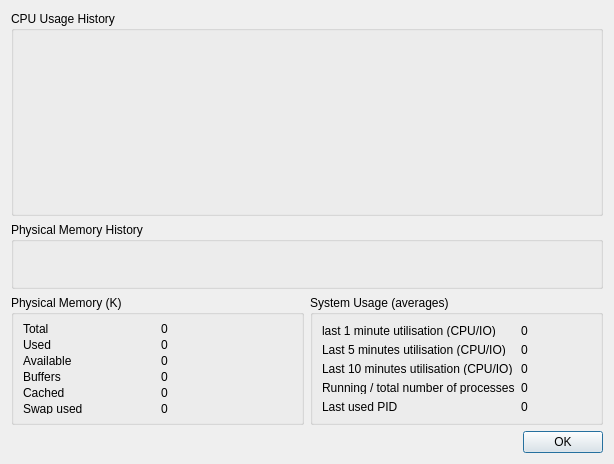
<?xml version="1.0" encoding="UTF-8"?>
<ui version="4.0">
 <class>Dialog</class>
 <widget class="QDialog" name="Dialog">
  <property name="geometry">
   <rect>
    <x>0</x>
    <y>0</y>
    <width>614</width>
    <height>459</height>
   </rect>
  </property>
  <property name="sizePolicy">
   <sizepolicy hsizetype="Minimum" vsizetype="Preferred">
    <horstretch>0</horstretch>
    <verstretch>0</verstretch>
   </sizepolicy>
  </property>
  <property name="windowTitle">
   <string>System Information</string>
  </property>
  <layout class="QVBoxLayout" name="verticalLayout">
   <item>
    <widget class="QGroupBox" name="groupBox">
     <property name="title">
      <string>CPU Usage History</string>
     </property>
     <layout class="QGridLayout" name="gridLayout">
      <property name="margin">
       <number>2</number>
      </property>
      <item row="0" column="0">
       <widget class="QwtPlotFixed" name="qwtPlotCpuHist_01">
        <property name="sizePolicy">
         <sizepolicy hsizetype="Preferred" vsizetype="Preferred">
          <horstretch>0</horstretch>
          <verstretch>0</verstretch>
         </sizepolicy>
        </property>
        <property name="minimumSize">
         <size>
          <width>40</width>
          <height>40</height>
         </size>
        </property>
        <property name="sizeIncrement">
         <size>
          <width>2</width>
          <height>2</height>
         </size>
        </property>
       </widget>
      </item>
      <item row="0" column="1">
       <widget class="QwtPlotFixed" name="qwtPlotCpuHist_02">
        <property name="sizePolicy">
         <sizepolicy hsizetype="Preferred" vsizetype="Preferred">
          <horstretch>0</horstretch>
          <verstretch>0</verstretch>
         </sizepolicy>
        </property>
        <property name="minimumSize">
         <size>
          <width>40</width>
          <height>40</height>
         </size>
        </property>
        <property name="sizeIncrement">
         <size>
          <width>2</width>
          <height>2</height>
         </size>
        </property>
       </widget>
      </item>
      <item row="0" column="2">
       <widget class="QwtPlotFixed" name="qwtPlotCpuHist_03">
        <property name="sizePolicy">
         <sizepolicy hsizetype="Preferred" vsizetype="Preferred">
          <horstretch>0</horstretch>
          <verstretch>0</verstretch>
         </sizepolicy>
        </property>
        <property name="minimumSize">
         <size>
          <width>40</width>
          <height>40</height>
         </size>
        </property>
        <property name="sizeIncrement">
         <size>
          <width>2</width>
          <height>2</height>
         </size>
        </property>
       </widget>
      </item>
      <item row="0" column="3">
       <widget class="QwtPlotFixed" name="qwtPlotCpuHist_04">
        <property name="sizePolicy">
         <sizepolicy hsizetype="Preferred" vsizetype="Preferred">
          <horstretch>0</horstretch>
          <verstretch>0</verstretch>
         </sizepolicy>
        </property>
        <property name="minimumSize">
         <size>
          <width>40</width>
          <height>40</height>
         </size>
        </property>
        <property name="sizeIncrement">
         <size>
          <width>2</width>
          <height>2</height>
         </size>
        </property>
       </widget>
      </item>
      <item row="0" column="4">
       <widget class="QwtPlotFixed" name="qwtPlotCpuHist_05">
        <property name="sizePolicy">
         <sizepolicy hsizetype="Preferred" vsizetype="Preferred">
          <horstretch>0</horstretch>
          <verstretch>0</verstretch>
         </sizepolicy>
        </property>
        <property name="minimumSize">
         <size>
          <width>40</width>
          <height>40</height>
         </size>
        </property>
        <property name="sizeIncrement">
         <size>
          <width>2</width>
          <height>2</height>
         </size>
        </property>
       </widget>
      </item>
      <item row="0" column="5">
       <widget class="QwtPlotFixed" name="qwtPlotCpuHist_06">
        <property name="sizePolicy">
         <sizepolicy hsizetype="Preferred" vsizetype="Preferred">
          <horstretch>0</horstretch>
          <verstretch>0</verstretch>
         </sizepolicy>
        </property>
        <property name="minimumSize">
         <size>
          <width>40</width>
          <height>40</height>
         </size>
        </property>
        <property name="sizeIncrement">
         <size>
          <width>2</width>
          <height>2</height>
         </size>
        </property>
       </widget>
      </item>
      <item row="0" column="6">
       <widget class="QwtPlotFixed" name="qwtPlotCpuHist_07">
        <property name="sizePolicy">
         <sizepolicy hsizetype="Preferred" vsizetype="Preferred">
          <horstretch>0</horstretch>
          <verstretch>0</verstretch>
         </sizepolicy>
        </property>
        <property name="minimumSize">
         <size>
          <width>40</width>
          <height>40</height>
         </size>
        </property>
        <property name="sizeIncrement">
         <size>
          <width>2</width>
          <height>2</height>
         </size>
        </property>
       </widget>
      </item>
      <item row="0" column="7">
       <widget class="QwtPlotFixed" name="qwtPlotCpuHist_08">
        <property name="sizePolicy">
         <sizepolicy hsizetype="Preferred" vsizetype="Preferred">
          <horstretch>0</horstretch>
          <verstretch>0</verstretch>
         </sizepolicy>
        </property>
        <property name="minimumSize">
         <size>
          <width>40</width>
          <height>40</height>
         </size>
        </property>
        <property name="sizeIncrement">
         <size>
          <width>2</width>
          <height>2</height>
         </size>
        </property>
       </widget>
      </item>
      <item row="1" column="0">
       <widget class="QwtPlotFixed" name="qwtPlotCpuHist_09">
        <property name="sizePolicy">
         <sizepolicy hsizetype="Preferred" vsizetype="Preferred">
          <horstretch>0</horstretch>
          <verstretch>0</verstretch>
         </sizepolicy>
        </property>
        <property name="minimumSize">
         <size>
          <width>40</width>
          <height>40</height>
         </size>
        </property>
        <property name="sizeIncrement">
         <size>
          <width>2</width>
          <height>2</height>
         </size>
        </property>
       </widget>
      </item>
      <item row="1" column="1">
       <widget class="QwtPlotFixed" name="qwtPlotCpuHist_10">
        <property name="sizePolicy">
         <sizepolicy hsizetype="Preferred" vsizetype="Preferred">
          <horstretch>0</horstretch>
          <verstretch>0</verstretch>
         </sizepolicy>
        </property>
        <property name="minimumSize">
         <size>
          <width>40</width>
          <height>40</height>
         </size>
        </property>
        <property name="sizeIncrement">
         <size>
          <width>2</width>
          <height>2</height>
         </size>
        </property>
       </widget>
      </item>
      <item row="1" column="2">
       <widget class="QwtPlotFixed" name="qwtPlotCpuHist_11">
        <property name="sizePolicy">
         <sizepolicy hsizetype="Preferred" vsizetype="Preferred">
          <horstretch>0</horstretch>
          <verstretch>0</verstretch>
         </sizepolicy>
        </property>
        <property name="minimumSize">
         <size>
          <width>40</width>
          <height>40</height>
         </size>
        </property>
        <property name="sizeIncrement">
         <size>
          <width>2</width>
          <height>2</height>
         </size>
        </property>
       </widget>
      </item>
      <item row="1" column="3">
       <widget class="QwtPlotFixed" name="qwtPlotCpuHist_12">
        <property name="sizePolicy">
         <sizepolicy hsizetype="Preferred" vsizetype="Preferred">
          <horstretch>0</horstretch>
          <verstretch>0</verstretch>
         </sizepolicy>
        </property>
        <property name="minimumSize">
         <size>
          <width>40</width>
          <height>40</height>
         </size>
        </property>
        <property name="sizeIncrement">
         <size>
          <width>2</width>
          <height>2</height>
         </size>
        </property>
       </widget>
      </item>
      <item row="1" column="4">
       <widget class="QwtPlotFixed" name="qwtPlotCpuHist_13">
        <property name="sizePolicy">
         <sizepolicy hsizetype="Preferred" vsizetype="Preferred">
          <horstretch>0</horstretch>
          <verstretch>0</verstretch>
         </sizepolicy>
        </property>
        <property name="minimumSize">
         <size>
          <width>40</width>
          <height>40</height>
         </size>
        </property>
        <property name="sizeIncrement">
         <size>
          <width>2</width>
          <height>2</height>
         </size>
        </property>
       </widget>
      </item>
      <item row="1" column="5">
       <widget class="QwtPlotFixed" name="qwtPlotCpuHist_14">
        <property name="sizePolicy">
         <sizepolicy hsizetype="Preferred" vsizetype="Preferred">
          <horstretch>0</horstretch>
          <verstretch>0</verstretch>
         </sizepolicy>
        </property>
        <property name="minimumSize">
         <size>
          <width>40</width>
          <height>40</height>
         </size>
        </property>
        <property name="sizeIncrement">
         <size>
          <width>2</width>
          <height>2</height>
         </size>
        </property>
       </widget>
      </item>
      <item row="1" column="6">
       <widget class="QwtPlotFixed" name="qwtPlotCpuHist_15">
        <property name="sizePolicy">
         <sizepolicy hsizetype="Preferred" vsizetype="Preferred">
          <horstretch>0</horstretch>
          <verstretch>0</verstretch>
         </sizepolicy>
        </property>
        <property name="minimumSize">
         <size>
          <width>40</width>
          <height>40</height>
         </size>
        </property>
        <property name="sizeIncrement">
         <size>
          <width>2</width>
          <height>2</height>
         </size>
        </property>
       </widget>
      </item>
      <item row="1" column="7">
       <widget class="QwtPlotFixed" name="qwtPlotCpuHist_16">
        <property name="sizePolicy">
         <sizepolicy hsizetype="Preferred" vsizetype="Preferred">
          <horstretch>0</horstretch>
          <verstretch>0</verstretch>
         </sizepolicy>
        </property>
        <property name="minimumSize">
         <size>
          <width>40</width>
          <height>40</height>
         </size>
        </property>
        <property name="sizeIncrement">
         <size>
          <width>2</width>
          <height>2</height>
         </size>
        </property>
       </widget>
      </item>
      <item row="2" column="0">
       <widget class="QwtPlotFixed" name="qwtPlotCpuHist_17">
        <property name="sizePolicy">
         <sizepolicy hsizetype="Preferred" vsizetype="Preferred">
          <horstretch>0</horstretch>
          <verstretch>0</verstretch>
         </sizepolicy>
        </property>
        <property name="minimumSize">
         <size>
          <width>40</width>
          <height>40</height>
         </size>
        </property>
        <property name="sizeIncrement">
         <size>
          <width>2</width>
          <height>2</height>
         </size>
        </property>
       </widget>
      </item>
      <item row="2" column="1">
       <widget class="QwtPlotFixed" name="qwtPlotCpuHist_18">
        <property name="sizePolicy">
         <sizepolicy hsizetype="Preferred" vsizetype="Preferred">
          <horstretch>0</horstretch>
          <verstretch>0</verstretch>
         </sizepolicy>
        </property>
        <property name="minimumSize">
         <size>
          <width>40</width>
          <height>40</height>
         </size>
        </property>
        <property name="sizeIncrement">
         <size>
          <width>2</width>
          <height>2</height>
         </size>
        </property>
       </widget>
      </item>
      <item row="2" column="2">
       <widget class="QwtPlotFixed" name="qwtPlotCpuHist_19">
        <property name="sizePolicy">
         <sizepolicy hsizetype="Preferred" vsizetype="Preferred">
          <horstretch>0</horstretch>
          <verstretch>0</verstretch>
         </sizepolicy>
        </property>
        <property name="minimumSize">
         <size>
          <width>40</width>
          <height>40</height>
         </size>
        </property>
        <property name="sizeIncrement">
         <size>
          <width>2</width>
          <height>2</height>
         </size>
        </property>
       </widget>
      </item>
      <item row="2" column="3">
       <widget class="QwtPlotFixed" name="qwtPlotCpuHist_20">
        <property name="sizePolicy">
         <sizepolicy hsizetype="Preferred" vsizetype="Preferred">
          <horstretch>0</horstretch>
          <verstretch>0</verstretch>
         </sizepolicy>
        </property>
        <property name="minimumSize">
         <size>
          <width>40</width>
          <height>40</height>
         </size>
        </property>
        <property name="sizeIncrement">
         <size>
          <width>2</width>
          <height>2</height>
         </size>
        </property>
       </widget>
      </item>
      <item row="2" column="4">
       <widget class="QwtPlotFixed" name="qwtPlotCpuHist_21">
        <property name="sizePolicy">
         <sizepolicy hsizetype="Preferred" vsizetype="Preferred">
          <horstretch>0</horstretch>
          <verstretch>0</verstretch>
         </sizepolicy>
        </property>
        <property name="minimumSize">
         <size>
          <width>40</width>
          <height>40</height>
         </size>
        </property>
        <property name="sizeIncrement">
         <size>
          <width>2</width>
          <height>2</height>
         </size>
        </property>
       </widget>
      </item>
      <item row="2" column="5">
       <widget class="QwtPlotFixed" name="qwtPlotCpuHist_22">
        <property name="sizePolicy">
         <sizepolicy hsizetype="Preferred" vsizetype="Preferred">
          <horstretch>0</horstretch>
          <verstretch>0</verstretch>
         </sizepolicy>
        </property>
        <property name="minimumSize">
         <size>
          <width>40</width>
          <height>40</height>
         </size>
        </property>
        <property name="sizeIncrement">
         <size>
          <width>2</width>
          <height>2</height>
         </size>
        </property>
       </widget>
      </item>
      <item row="2" column="6">
       <widget class="QwtPlotFixed" name="qwtPlotCpuHist_23">
        <property name="sizePolicy">
         <sizepolicy hsizetype="Preferred" vsizetype="Preferred">
          <horstretch>0</horstretch>
          <verstretch>0</verstretch>
         </sizepolicy>
        </property>
        <property name="minimumSize">
         <size>
          <width>40</width>
          <height>40</height>
         </size>
        </property>
        <property name="sizeIncrement">
         <size>
          <width>2</width>
          <height>2</height>
         </size>
        </property>
       </widget>
      </item>
      <item row="2" column="7">
       <widget class="QwtPlotFixed" name="qwtPlotCpuHist_24">
        <property name="sizePolicy">
         <sizepolicy hsizetype="Preferred" vsizetype="Preferred">
          <horstretch>0</horstretch>
          <verstretch>0</verstretch>
         </sizepolicy>
        </property>
        <property name="minimumSize">
         <size>
          <width>40</width>
          <height>40</height>
         </size>
        </property>
        <property name="sizeIncrement">
         <size>
          <width>2</width>
          <height>2</height>
         </size>
        </property>
       </widget>
      </item>
      <item row="3" column="0">
       <widget class="QwtPlotFixed" name="qwtPlotCpuHist_25">
        <property name="sizePolicy">
         <sizepolicy hsizetype="Preferred" vsizetype="Preferred">
          <horstretch>0</horstretch>
          <verstretch>0</verstretch>
         </sizepolicy>
        </property>
        <property name="minimumSize">
         <size>
          <width>40</width>
          <height>40</height>
         </size>
        </property>
        <property name="sizeIncrement">
         <size>
          <width>2</width>
          <height>2</height>
         </size>
        </property>
       </widget>
      </item>
      <item row="3" column="1">
       <widget class="QwtPlotFixed" name="qwtPlotCpuHist_26">
        <property name="sizePolicy">
         <sizepolicy hsizetype="Preferred" vsizetype="Preferred">
          <horstretch>0</horstretch>
          <verstretch>0</verstretch>
         </sizepolicy>
        </property>
        <property name="minimumSize">
         <size>
          <width>40</width>
          <height>40</height>
         </size>
        </property>
        <property name="sizeIncrement">
         <size>
          <width>2</width>
          <height>2</height>
         </size>
        </property>
       </widget>
      </item>
      <item row="3" column="2">
       <widget class="QwtPlotFixed" name="qwtPlotCpuHist_27">
        <property name="sizePolicy">
         <sizepolicy hsizetype="Preferred" vsizetype="Preferred">
          <horstretch>0</horstretch>
          <verstretch>0</verstretch>
         </sizepolicy>
        </property>
        <property name="minimumSize">
         <size>
          <width>40</width>
          <height>40</height>
         </size>
        </property>
        <property name="sizeIncrement">
         <size>
          <width>2</width>
          <height>2</height>
         </size>
        </property>
       </widget>
      </item>
      <item row="3" column="3">
       <widget class="QwtPlotFixed" name="qwtPlotCpuHist_28">
        <property name="sizePolicy">
         <sizepolicy hsizetype="Preferred" vsizetype="Preferred">
          <horstretch>0</horstretch>
          <verstretch>0</verstretch>
         </sizepolicy>
        </property>
        <property name="minimumSize">
         <size>
          <width>40</width>
          <height>40</height>
         </size>
        </property>
        <property name="sizeIncrement">
         <size>
          <width>2</width>
          <height>2</height>
         </size>
        </property>
       </widget>
      </item>
      <item row="3" column="4">
       <widget class="QwtPlotFixed" name="qwtPlotCpuHist_29">
        <property name="sizePolicy">
         <sizepolicy hsizetype="Preferred" vsizetype="Preferred">
          <horstretch>0</horstretch>
          <verstretch>0</verstretch>
         </sizepolicy>
        </property>
        <property name="minimumSize">
         <size>
          <width>40</width>
          <height>40</height>
         </size>
        </property>
        <property name="sizeIncrement">
         <size>
          <width>2</width>
          <height>2</height>
         </size>
        </property>
       </widget>
      </item>
      <item row="3" column="5">
       <widget class="QwtPlotFixed" name="qwtPlotCpuHist_30">
        <property name="sizePolicy">
         <sizepolicy hsizetype="Preferred" vsizetype="Preferred">
          <horstretch>0</horstretch>
          <verstretch>0</verstretch>
         </sizepolicy>
        </property>
        <property name="minimumSize">
         <size>
          <width>40</width>
          <height>40</height>
         </size>
        </property>
        <property name="sizeIncrement">
         <size>
          <width>2</width>
          <height>2</height>
         </size>
        </property>
       </widget>
      </item>
      <item row="3" column="6">
       <widget class="QwtPlotFixed" name="qwtPlotCpuHist_31">
        <property name="sizePolicy">
         <sizepolicy hsizetype="Preferred" vsizetype="Preferred">
          <horstretch>0</horstretch>
          <verstretch>0</verstretch>
         </sizepolicy>
        </property>
        <property name="minimumSize">
         <size>
          <width>40</width>
          <height>40</height>
         </size>
        </property>
        <property name="sizeIncrement">
         <size>
          <width>2</width>
          <height>2</height>
         </size>
        </property>
       </widget>
      </item>
      <item row="3" column="7">
       <widget class="QwtPlotFixed" name="qwtPlotCpuHist_32">
        <property name="sizePolicy">
         <sizepolicy hsizetype="Preferred" vsizetype="Preferred">
          <horstretch>0</horstretch>
          <verstretch>0</verstretch>
         </sizepolicy>
        </property>
        <property name="minimumSize">
         <size>
          <width>40</width>
          <height>40</height>
         </size>
        </property>
        <property name="sizeIncrement">
         <size>
          <width>2</width>
          <height>2</height>
         </size>
        </property>
       </widget>
      </item>
     </layout>
    </widget>
   </item>
   <item>
    <widget class="QGroupBox" name="groupBox_2">
     <property name="title">
      <string>Physical Memory History</string>
     </property>
     <layout class="QGridLayout" name="gridLayout_3">
      <property name="margin">
       <number>2</number>
      </property>
      <item row="0" column="0">
       <widget class="QwtPlotFixed" name="qwtPlotMemoryHist">
        <property name="sizePolicy">
         <sizepolicy hsizetype="Preferred" vsizetype="Preferred">
          <horstretch>0</horstretch>
          <verstretch>0</verstretch>
         </sizepolicy>
        </property>
        <property name="minimumSize">
         <size>
          <width>40</width>
          <height>40</height>
         </size>
        </property>
        <property name="sizeIncrement">
         <size>
          <width>5</width>
          <height>5</height>
         </size>
        </property>
       </widget>
      </item>
     </layout>
    </widget>
   </item>
   <item>
    <layout class="QHBoxLayout" name="horizontalLayout">
     <item>
      <widget class="QGroupBox" name="groupBox_3">
       <property name="sizePolicy">
        <sizepolicy hsizetype="Preferred" vsizetype="Preferred">
         <horstretch>0</horstretch>
         <verstretch>0</verstretch>
        </sizepolicy>
       </property>
       <property name="maximumSize">
        <size>
         <width>16777215</width>
         <height>130</height>
        </size>
       </property>
       <property name="title">
        <string>Physical Memory (K)</string>
       </property>
       <layout class="QGridLayout" name="gridLayout_2">
        <item row="0" column="1">
         <widget class="QLabel" name="memTotal">
          <property name="sizePolicy">
           <sizepolicy hsizetype="Minimum" vsizetype="Preferred">
            <horstretch>0</horstretch>
            <verstretch>0</verstretch>
           </sizepolicy>
          </property>
          <property name="minimumSize">
           <size>
            <width>40</width>
            <height>10</height>
           </size>
          </property>
          <property name="baseSize">
           <size>
            <width>60</width>
            <height>0</height>
           </size>
          </property>
          <property name="text">
           <string>0</string>
          </property>
         </widget>
        </item>
        <item row="0" column="0">
         <widget class="QLabel" name="label">
          <property name="minimumSize">
           <size>
            <width>40</width>
            <height>10</height>
           </size>
          </property>
          <property name="text">
           <string>Total</string>
          </property>
         </widget>
        </item>
        <item row="1" column="0">
         <widget class="QLabel" name="label_3">
          <property name="minimumSize">
           <size>
            <width>40</width>
            <height>10</height>
           </size>
          </property>
          <property name="text">
           <string>Used</string>
          </property>
         </widget>
        </item>
        <item row="1" column="1">
         <widget class="QLabel" name="memUsed">
          <property name="minimumSize">
           <size>
            <width>40</width>
            <height>10</height>
           </size>
          </property>
          <property name="text">
           <string>0</string>
          </property>
         </widget>
        </item>
        <item row="2" column="0">
         <widget class="QLabel" name="label_2">
          <property name="minimumSize">
           <size>
            <width>40</width>
            <height>10</height>
           </size>
          </property>
          <property name="text">
           <string>Available</string>
          </property>
         </widget>
        </item>
        <item row="2" column="1">
         <widget class="QLabel" name="memAvailable">
          <property name="minimumSize">
           <size>
            <width>40</width>
            <height>10</height>
           </size>
          </property>
          <property name="text">
           <string>0</string>
          </property>
         </widget>
        </item>
        <item row="3" column="0">
         <widget class="QLabel" name="label_4">
          <property name="minimumSize">
           <size>
            <width>40</width>
            <height>10</height>
           </size>
          </property>
          <property name="text">
           <string>Buffers</string>
          </property>
         </widget>
        </item>
        <item row="3" column="1">
         <widget class="QLabel" name="memBuffers">
          <property name="minimumSize">
           <size>
            <width>40</width>
            <height>10</height>
           </size>
          </property>
          <property name="text">
           <string>0</string>
          </property>
         </widget>
        </item>
        <item row="4" column="0">
         <widget class="QLabel" name="label_5">
          <property name="minimumSize">
           <size>
            <width>40</width>
            <height>10</height>
           </size>
          </property>
          <property name="text">
           <string>Cached</string>
          </property>
         </widget>
        </item>
        <item row="4" column="1">
         <widget class="QLabel" name="memCached">
          <property name="minimumSize">
           <size>
            <width>40</width>
            <height>10</height>
           </size>
          </property>
          <property name="text">
           <string>0</string>
          </property>
         </widget>
        </item>
        <item row="5" column="0">
         <widget class="QLabel" name="label_8">
          <property name="minimumSize">
           <size>
            <width>40</width>
            <height>10</height>
           </size>
          </property>
          <property name="text">
           <string>Swap used</string>
          </property>
         </widget>
        </item>
        <item row="5" column="1">
         <widget class="QLabel" name="swapUsed">
          <property name="text">
           <string>0</string>
          </property>
         </widget>
        </item>
       </layout>
      </widget>
     </item>
     <item>
      <widget class="QGroupBox" name="groupBox_4">
       <property name="sizePolicy">
        <sizepolicy hsizetype="Preferred" vsizetype="Preferred">
         <horstretch>0</horstretch>
         <verstretch>0</verstretch>
        </sizepolicy>
       </property>
       <property name="maximumSize">
        <size>
         <width>16777215</width>
         <height>130</height>
        </size>
       </property>
       <property name="title">
        <string>System Usage (averages)</string>
       </property>
       <layout class="QGridLayout" name="gridLayout_4">
        <item row="0" column="0">
         <widget class="QLabel" name="label_6">
          <property name="minimumSize">
           <size>
            <width>40</width>
            <height>10</height>
           </size>
          </property>
          <property name="text">
           <string>last 1 minute utilisation (CPU/IO)</string>
          </property>
         </widget>
        </item>
        <item row="0" column="1">
         <widget class="QLabel" name="last1minUtil">
          <property name="sizePolicy">
           <sizepolicy hsizetype="Minimum" vsizetype="Preferred">
            <horstretch>0</horstretch>
            <verstretch>0</verstretch>
           </sizepolicy>
          </property>
          <property name="minimumSize">
           <size>
            <width>40</width>
            <height>10</height>
           </size>
          </property>
          <property name="baseSize">
           <size>
            <width>60</width>
            <height>0</height>
           </size>
          </property>
          <property name="text">
           <string>0</string>
          </property>
         </widget>
        </item>
        <item row="1" column="0">
         <widget class="QLabel" name="label_7">
          <property name="minimumSize">
           <size>
            <width>40</width>
            <height>10</height>
           </size>
          </property>
          <property name="text">
           <string>Last 5 minutes utilisation (CPU/IO)</string>
          </property>
         </widget>
        </item>
        <item row="1" column="1">
         <widget class="QLabel" name="last5minUtil">
          <property name="minimumSize">
           <size>
            <width>40</width>
            <height>10</height>
           </size>
          </property>
          <property name="text">
           <string>0</string>
          </property>
         </widget>
        </item>
        <item row="2" column="0">
         <widget class="QLabel" name="ddddd">
          <property name="minimumSize">
           <size>
            <width>40</width>
            <height>10</height>
           </size>
          </property>
          <property name="text">
           <string>Last 10 minutes utilisation (CPU/IO)</string>
          </property>
         </widget>
        </item>
        <item row="2" column="1">
         <widget class="QLabel" name="last10minUtil">
          <property name="minimumSize">
           <size>
            <width>40</width>
            <height>10</height>
           </size>
          </property>
          <property name="text">
           <string>0</string>
          </property>
         </widget>
        </item>
        <item row="3" column="0">
         <widget class="QLabel" name="label_9">
          <property name="minimumSize">
           <size>
            <width>40</width>
            <height>10</height>
           </size>
          </property>
          <property name="text">
           <string>Running / total number of processes</string>
          </property>
         </widget>
        </item>
        <item row="3" column="1">
         <widget class="QLabel" name="procs">
          <property name="minimumSize">
           <size>
            <width>40</width>
            <height>10</height>
           </size>
          </property>
          <property name="text">
           <string>0</string>
          </property>
         </widget>
        </item>
        <item row="4" column="0">
         <widget class="QLabel" name="label_10">
          <property name="minimumSize">
           <size>
            <width>40</width>
            <height>10</height>
           </size>
          </property>
          <property name="text">
           <string>Last used PID</string>
          </property>
         </widget>
        </item>
        <item row="4" column="1">
         <widget class="QLabel" name="lastpid">
          <property name="minimumSize">
           <size>
            <width>40</width>
            <height>10</height>
           </size>
          </property>
          <property name="text">
           <string>0</string>
          </property>
         </widget>
        </item>
       </layout>
      </widget>
     </item>
    </layout>
   </item>
   <item>
    <layout class="QHBoxLayout" name="horizontalLayout_2">
     <item>
      <spacer name="horizontalSpacer">
       <property name="orientation">
        <enum>Qt::Horizontal</enum>
       </property>
       <property name="sizeHint" stdset="0">
        <size>
         <width>318</width>
         <height>20</height>
        </size>
       </property>
      </spacer>
     </item>
     <item>
      <widget class="QDialogButtonBox" name="buttonBox">
       <property name="sizeIncrement">
        <size>
         <width>0</width>
         <height>0</height>
        </size>
       </property>
       <property name="orientation">
        <enum>Qt::Horizontal</enum>
       </property>
       <property name="standardButtons">
        <set>QDialogButtonBox::Ok</set>
       </property>
      </widget>
     </item>
    </layout>
   </item>
  </layout>
 </widget>
 <customwidgets>
  <customwidget>
   <class>QwtPlotFixed</class>
   <extends>QFrame</extends>
   <header>qwt_plot.h</header>
   <container>1</container>
  </customwidget>
 </customwidgets>
 <resources/>
 <connections>
  <connection>
   <sender>buttonBox</sender>
   <signal>accepted()</signal>
   <receiver>Dialog</receiver>
   <slot>accept()</slot>
   <hints>
    <hint type="sourcelabel">
     <x>248</x>
     <y>254</y>
    </hint>
    <hint type="destinationlabel">
     <x>157</x>
     <y>274</y>
    </hint>
   </hints>
  </connection>
  <connection>
   <sender>buttonBox</sender>
   <signal>rejected()</signal>
   <receiver>Dialog</receiver>
   <slot>reject()</slot>
   <hints>
    <hint type="sourcelabel">
     <x>316</x>
     <y>260</y>
    </hint>
    <hint type="destinationlabel">
     <x>286</x>
     <y>274</y>
    </hint>
   </hints>
  </connection>
 </connections>
</ui>
